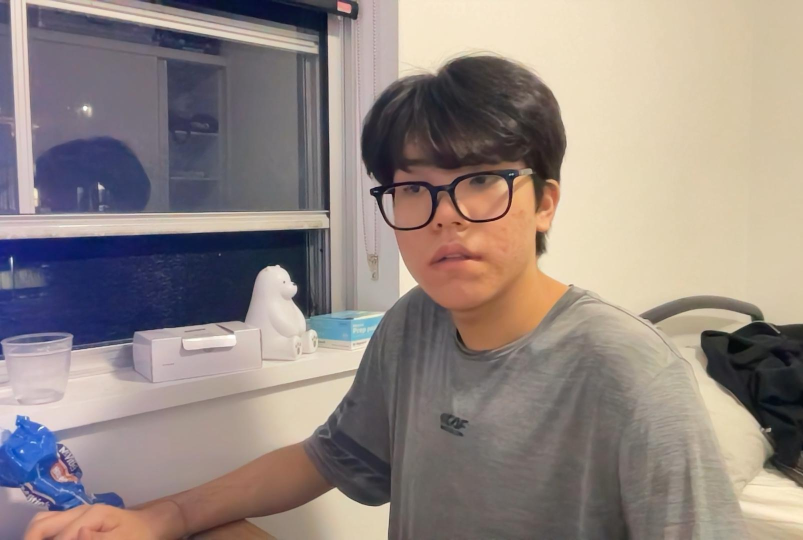
#> input picture life4cut/photos/crop1.jpg, 1606 x 1080 px, given in place of the camera (shown at 1/2 size)
$ python main.py   (older library calls are emulated)
#> lines starting #> are read from the running program, lines starting #| are printed output that depends on the picture
# from tkinter import *
# pip -> opencv, pillow
import cv2
from PIL import Image, ImageFont, ImageDraw
from datetime import datetime
import smtplib
from email.mime.text import MIMEText
from email.mime.image import MIMEImage
from email.mime.multipart import MIMEMultipart

webcam = cv2.VideoCapture(0) # 여기서 파라미터는 몇번째 웹캠 말하는거라고 함
# [6 lines of commented-out code are left out]

if not webcam.isOpened():
    print("Could not open webcam")
    exit()

i = 0
while webcam.isOpened():
    status, frame = webcam.read()
#> frame is the input picture: shape (1080, 1606, 3); mean B, G, R 130.1, 135.2, 146.9

    if status:
        inversed = cv2.flip(frame, 1)
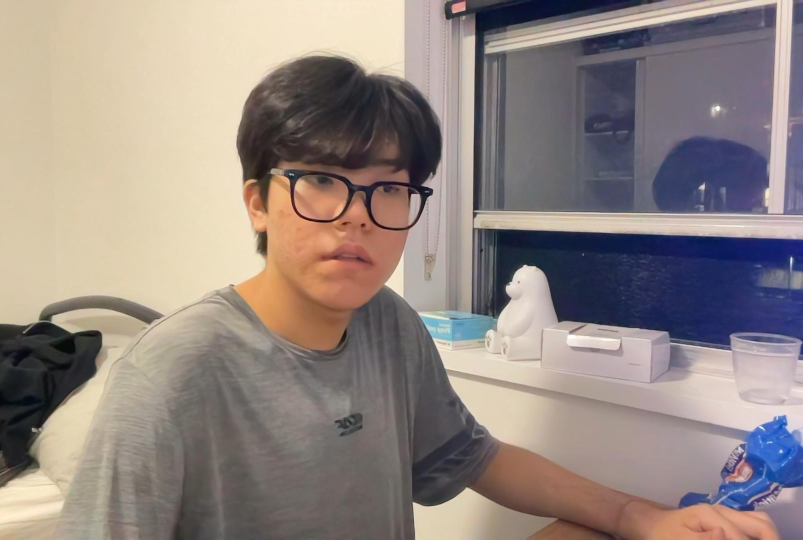
#> inversed: shape (1080, 1606, 3) (shown at 1/2 size); mean B, G, R 130.1, 135.2, 146.9
        cv2.imshow("life4cut", inversed)
        # output.write(inversed)
    key = cv2.waitKey(1)
#> (key q is pressed here)
    if key == 13: # 13 means return or enter
        print("capture")
        cv2.imwrite('life4cut/photos/test'+str(i)+'.jpg', frame)
        i += 1
    if key == ord('q'):
        break

    if i == 4 :
        break

webcam.release()
# output.release()
cv2.destroyAllWindows()

for i in range(0, 4):
    im = Image.open('life4cut/photos/test'+str(i)+'.jpg')
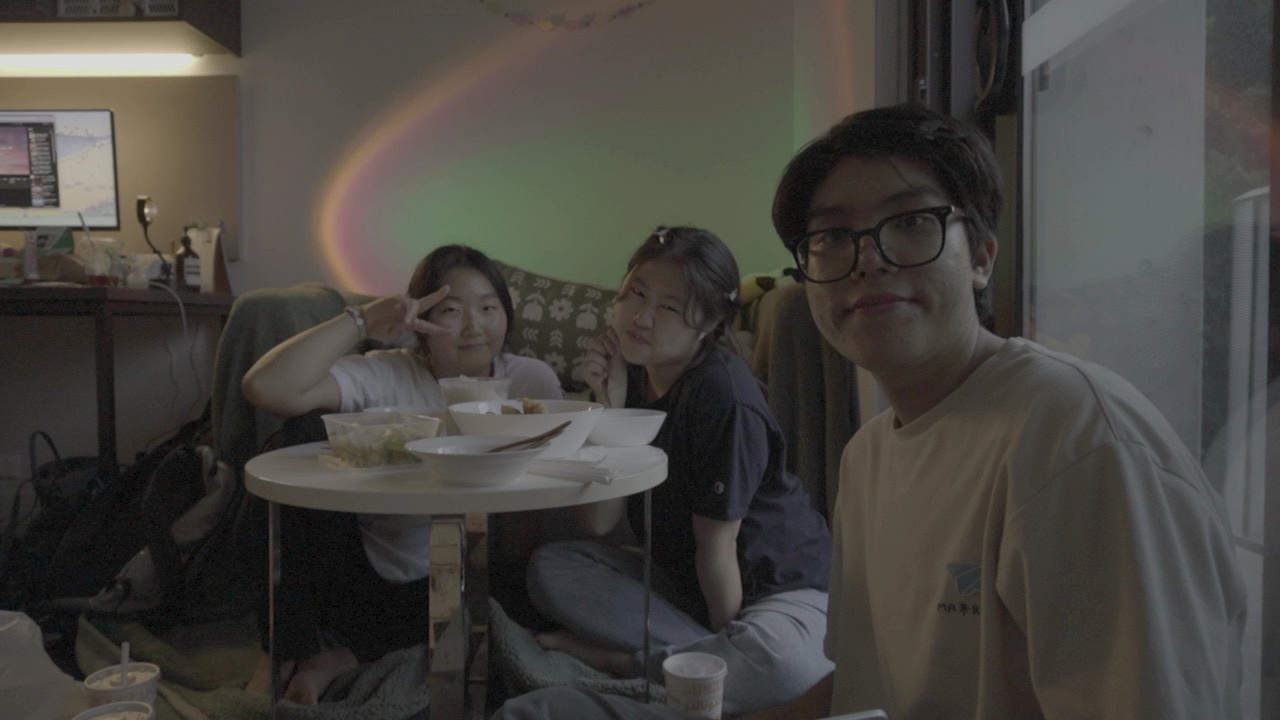
#> input picture life4cut/photos/test0.jpg, 1280 x 720 px, found by its file name
#> im is the input picture: PIL image 1280x720 RGB; mean R, G, B 70.8, 68.2, 63.7
    crop_px = round((im.width - (im.height * 1.48648649)) / 2)
#> crop_px = 105
    im2 = im.crop((crop_px , 0, im.width - crop_px, im.height)) # 앞 두 숫자는 처음 x, y 그리고 마지막 x, y
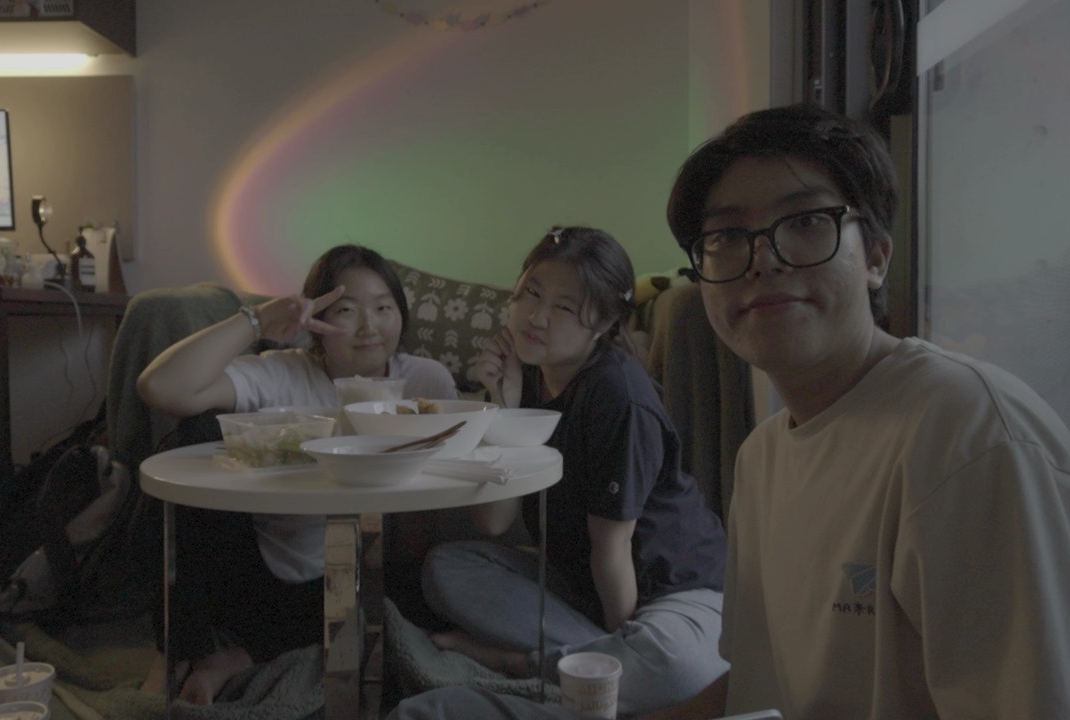
#> im2: PIL image 1070x720 RGB; mean R, G, B 69.9, 66.9, 62
#> (the run stopped early here; a loop or call above may not have finished)
